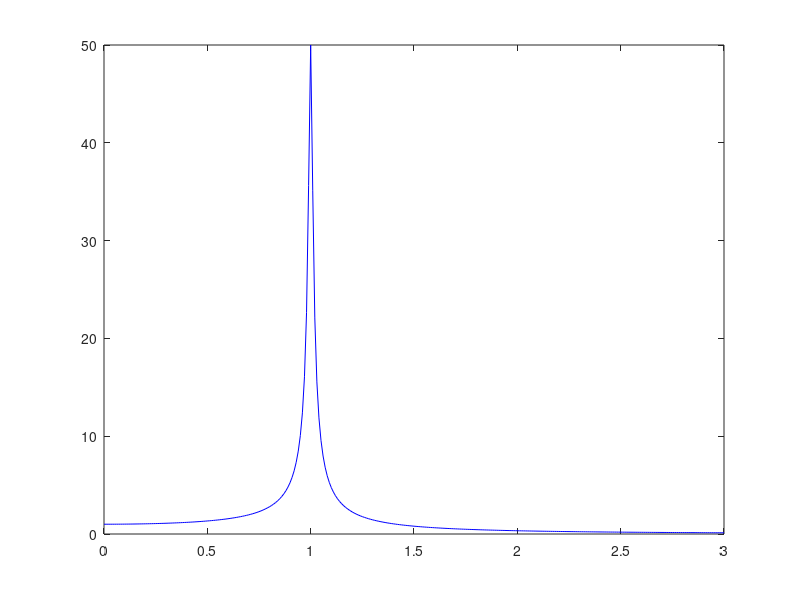

Write the MATLAB code that produced this figure.
clear; close all; clc;

Freq=0:0.01:3;
D1=.010;
D2=5;
D3=2;
D4=1;
D5=0.707;
D6=0.5;
D7=0.3;
D8=0.2;
D9=0;

M1=1./((((1-Freq.^2).^2)+(2.*D1.*Freq).^2).^(1/2));

figure();
plot(Freq,M1,'b');
